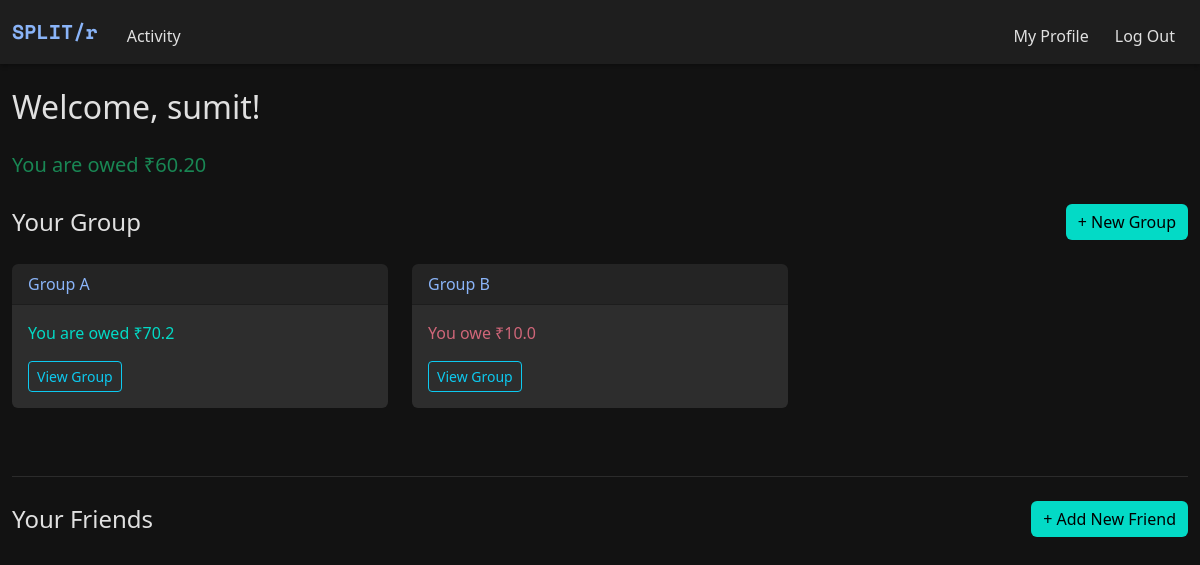
Page / (signed in) on the earlier database version.
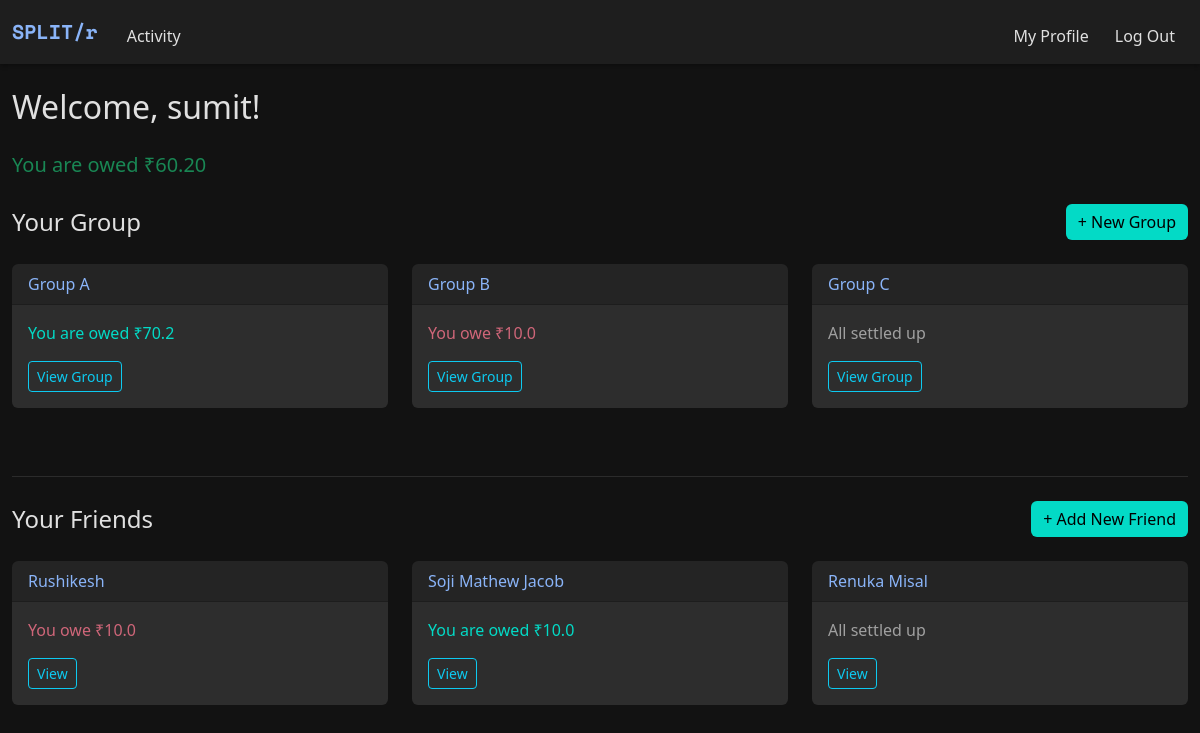
Same page on the later database version.
### models.py (models this page shows)
class Group(db.Model):
    __tablename__ = "groups"
    id = db.Column(db.Integer, primary_key=True)
    name = db.Column(db.String(100), nullable=False)
    users = db.relationship("User", secondary="group_members", backref="groups")

class User(db.Model):
    __tablename__ = "users"
    id = db.Column(db.Integer, primary_key=True)
    name = db.Column(db.String(100), nullable=False)
    username = db.Column(db.String(50), unique=True, nullable=False)
    password = db.Column(db.String(200), nullable=False)

### app.py (the view)
@app.route('/')
@login_required
def index():
    if "user_id" not in session:
        flash("Please log in first!", "warning")
        return redirect("/login")
    user_id = session.get("user_id")
    user = User.query.get(user_id)
    groups = user.groups
    net_balance = 0.0
    group_balances = {}
    for group in groups:
        expenses = Expense.query.filter_by(group_id=group.id).all()
        balance = 0.0
        for expense in expenses:
            for split in expense.splits:
                if split.user_id == user_id:
                    balance -= split.amount
            if expense.paid_by_id == user_id:
                balance += expense.amount
        group_balances[group.id] = balance
        net_balance += balance
    friendships = Friendship.query.filter(
        (Friendship.user1_id == user_id) | (Friendship.user2_id == user_id)
    ).all()
    friends = []
    friend_balances = {}
    friendship_ids = {}
    for friendship in friendships:
        other = friendship.other_user(user_id)
        friends.append(other)
        friendship_ids[other.id] = friendship.id
        expenses = (
            Expense.query
            .filter_by(group_id=None)
            .filter(
                (Expense.paid_by_id == user_id) |
                (Expense.paid_by_id == other.id)
            )
            .order_by(Expense.timestamp.desc())
            .all()
        )
        balance = 0.0
        for expense in expenses:
            user_ids = {split.user_id for split in expense.splits}
            if {user_id, other.id}.issubset(user_ids):
                for split in expense.splits:
                    if split.user_id == user_id:
                        balance -= split.amount
                if expense.paid_by_id == user_id:
                    balance += expense.amount
        friend_balances[other.id] = balance
        net_balance += balance
    return render_template(
        "index.html",
        groups=groups,
        net_balance=net_balance,
        group_balances=group_balances,
        friends=friends,
        friend_balances=friend_balances,
        friendship_ids=friendship_ids,
    )

### helper.py (called while the page is built)
def login_required(f):
    @wraps(f)
    def decorated_function(*args, **kwargs):
        if "user_id" not in session:
            flash("You must be logged in to view this page.", "danger")
            return redirect("/login")
        return f(*args, **kwargs)
    return decorated_function

### models.py (called while the page is built)
    def other_user(self, current_user_id):
        return self.user2 if self.user1_id == current_user_id else self.user1

### templates/index.html (shortened to what this page needs)
{% extends "layout.html" %}
{% block main %}
<div class="container-fluid py-4">
    <div class="d-flex justify-content-between align-items-center mb-4">
        <h2 class="mb-0">Welcome, {{ session["username"] }}!</h2>
    </div>
    <div class="mb-4">
        {% if net_balance < 0 %}
            <p class="text-danger fs-5">You owe ₹{{ "%.2f"|format(-net_balance) }}</p>
        {% elif net_balance > 0 %}
        <p class="text-success fs-5">You are owed ₹{{ "%.2f"|format(net_balance) }}</p>
        {% else %}
            <p class="text-muted-custom fs-5">All settled up!</p>
        {% endif %}
    </div>
    {% if groups %}
        <div class="d-flex justify-content-between align-items-center mb-4">
            <h4 class="mb-0">Your Group</h4>
            <a href="/create_group" class="btn btn-success ms-auto">+ New Group</a>
        </div>
        <div class="row">
            {% for group in groups %}
                <div class="col-md-6 col-lg-4 mb-4">
                    <div class="card">
                        <div class="card-header">
                            {{ group.name }}
                        </div>
                        <div class="card-body">
                            {% set balance = group_balances.get(group.id, 0) %}
                            {% if balance < 0 %}
                                <p class="text-danger-custom">You owe ₹{{ -balance | round(2) }}</p>
                            {% elif balance > 0 %}
                                <p class="text-success-custom">You are owed ₹{{ balance | round(2) }}</p>
                            {% else %}
                                <p class="text-muted-custom">All settled up</p>
                            {% endif %}
                            <a href="{{ url_for('group_page', group_id=group.id) }}" class="btn btn-outline-info btn-sm">View Group</a>
                        </div>
                    </div>
                </div>
            {% endfor %}
        </div>
    {% else %}
        <div class="alert alert-secondary">You're not part of any groups yet. Create one to get started!</div>
    {% endif %}
    <hr class="my-4">
    <div class="d-flex justify-content-between align-items-center mb-4">
        <h4 class="mb-0">Your Friends</h4>
        <a href="/create_friend" class="btn btn-success ms-auto">+ Add New Friend</a>
    </div>
    <div class="row">
        {% for friend in friends %}
            <div class="col-md-6 col-lg-4 mb-4">
                <div class="card">
                    <div class="card-header">
                        {{ friend.name }}
                    </div>
                    <div class="card-body">
                        {% set balance = friend_balances[friend.id] %}
                        {% if balance < 0 %}
                            <p class="text-danger-custom">You owe ₹{{ -balance | round(2) }}</p>
                        {% elif balance > 0 %}
                            <p class="text-success-custom">You are owed ₹{{ balance | round(2) }}</p>
                        {% else %}
                            <p class="text-muted-custom">All settled up</p>
                        {% endif %}
                        <a href="{{ url_for('friend_page', friendship_id=friendship_ids[friend.id]) }}" class="btn btn-outline-info btn-sm">View</a>
                    </div>
                </div>
            </div>
        {% endfor %}
    </div>
</div>
{% endblock %}

Differences in the rows shown:
added Group: name "Group C", shows "All settled up"
now on this page (row unchanged): User: name "Rushikesh", balance "10.0"
now on this page (row unchanged): User: name "Soji Mathew Jacob", balance "10.0"
now on this page (row unchanged): User: name "Renuka Misal", shows "All settled up"
